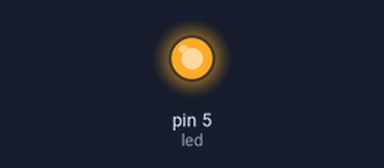
A sketch run on a simulated Arduino Uno, built with avr-gcc and run on an emulated ATmega328P. On the bench: output pins drawn as LEDs (lit = HIGH).

Above: at 0.1 s.
Timing chart, 0 to 1.6 s (numbered marks = the images above):
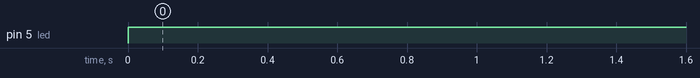

The sketch:

Bluetooth_control.ino
```cpp
#define led 5
int i ;

void setup() {
Serial.begin(9600);
pinMode(led,OUTPUT);

}

void loop() {
 while(Serial.available() > 0 )
 i = Serial.read();
 Serial.print("\n");
 if (i = 1)
 {
  digitalWrite(led,HIGH);
 }
 else if (i = 0)
 {
  digitalWrite(led,LOW);
 }

}
```

Measured:
- by itself, pin 5 (led): LOW → HIGH at 0.00 s
